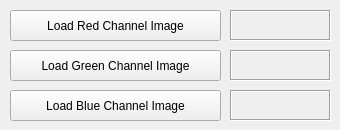
      <widget class="QWidget" name="loadThreeTab">
       <attribute name="title">
        <string>Three Channel Images</string>
       </attribute>
       <widget class="QPushButton" name="loadImageRed">
        <property name="geometry">
         <rect>
          <x>10</x>
          <y>10</y>
          <width>211</width>
          <height>31</height>
         </rect>
        </property>
        <property name="text">
         <string>Load Red Channel Image</string>
        </property>
       </widget>
       <widget class="QPushButton" name="loadImageGreen">
        <property name="geometry">
         <rect>
          <x>10</x>
          <y>50</y>
          <width>211</width>
          <height>31</height>
         </rect>
        </property>
        <property name="text">
         <string>Load Green Channel Image</string>
        </property>
       </widget>
       <widget class="QPushButton" name="loadImageBlue">
        <property name="geometry">
         <rect>
          <x>10</x>
          <y>90</y>
          <width>211</width>
          <height>31</height>
         </rect>
        </property>
        <property name="text">
         <string>Load Blue Channel Image</string>
        </property>
       </widget>
       <widget class="QLabel" name="redChannelFile">
        <property name="geometry">
         <rect>
          <x>230</x>
          <y>10</y>
          <width>101</width>
          <height>31</height>
         </rect>
        </property>
        <property name="font">
         <font>
          <pointsize>10</pointsize>
         </font>
        </property>
        <property name="frameShape">
         <enum>QFrame::Box</enum>
        </property>
        <property name="frameShadow">
         <enum>QFrame::Sunken</enum>
        </property>
        <property name="text">
         <string>&lt;no file&gt;</string>
        </property>
        <property name="alignment">
         <set>Qt::AlignCenter</set>
        </property>
       </widget>
       <widget class="QLabel" name="greenChannelFile">
        <property name="geometry">
         <rect>
          <x>230</x>
          <y>50</y>
          <width>101</width>
          <height>31</height>
         </rect>
        </property>
        <property name="font">
         <font>
          <pointsize>10</pointsize>
         </font>
        </property>
        <property name="frameShape">
         <enum>QFrame::Box</enum>
        </property>
        <property name="frameShadow">
         <enum>QFrame::Sunken</enum>
        </property>
        <property name="text">
         <string>&lt;no file&gt;</string>
        </property>
        <property name="alignment">
         <set>Qt::AlignCenter</set>
        </property>
       </widget>
       <widget class="QLabel" name="blueChannelFile">
        <property name="geometry">
         <rect>
          <x>230</x>
          <y>90</y>
          <width>101</width>
          <height>31</height>
         </rect>
        </property>
        <property name="font">
         <font>
          <pointsize>8</pointsize>
         </font>
        </property>
        <property name="frameShape">
         <enum>QFrame::Box</enum>
        </property>
        <property name="frameShadow">
         <enum>QFrame::Sunken</enum>
        </property>
        <property name="text">
         <string>&lt;no file&gt;</string>
        </property>
        <property name="alignment">
         <set>Qt::AlignCenter</set>
        </property>
       </widget>
      </widget>
